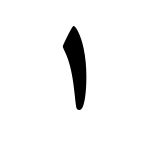
%> input picture CAs/CA2/files/persian_dataset/1.png, 150 x 150 px; its folder holds only this picture in this run
$ octave p2.m   (GNU Octave 9; MATLAB toolbox functions it lacks are replaced by stand-ins)
%> lines starting %> are read from the running program, lines starting %| are printed output that depends on the picture; in (x1, y1, x2, y2) boxes, pixels count from 0 and x2, y2 are one past the last pixel; in counts of white or black regions, pixels touching at a corner belong together; the program's own positions count from 1
files = dir('persian_dataset');

len = length(files) - 2;

TRAIN = cell(2, len);

for i = 1:len
TRAIN{1, i} = imread(fullfile(files(i + 2).folder, files(i + 2).name));
    TRAIN{2, i} = files(i + 2).name(1);
end

function grayImg = mygrayfun(colorImg)
    redChannel = colorImg(:,:,1);
    greenChannel = colorImg(:,:,2);
    blueChannel = colorImg(:,:,3);

    grayImg = 0.299 * redChannel + 0.578 * greenChannel + 0.114 * blueChannel;
end


function binaryImage = mybinaryfun(grayImage, threshold)
    binaryImage = grayImage > threshold;
    binaryImage = ~binaryImage;
end


threshold = 128;

for i = 1:size(TRAIN, 2)
    rgbImage = TRAIN{1, i};
    grayImage = mygrayfun(rgbImage);
    binaryImage = mybinaryfun(grayImage, threshold);
    TRAIN{1, i} = binaryImage;
end
%> this loop made 1 pass
%> pass 1, in mybinaryfun, `binaryImage = grayImage > threshold;`:
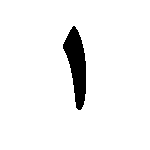
%> binaryImage: size 150x150 logical; 95.1% white; 1 black region, box (x1, y1, x2, y2) and area: (63, 26, 86, 110) 1113
%> after the loop, TRAIN = 2 items


for i = 1:size(TRAIN, 2)
    binaryImage = TRAIN{1, i};

    [rows, cols] = find(binaryImage == 1);

    if isempty(rows) || isempty(cols)
        croppedImage = binaryImage;
    else
        minRow = min(rows);
        maxRow = max(rows);
        minCol = min(cols);
        maxCol = max(cols);

        croppedImage = binaryImage(minRow:maxRow, minCol:maxCol);
    end

    resizedImage = imresize(croppedImage, [150 150]);

    TRAIN{1, i} = resizedImage;
end
%> this loop made 1 pass
%> (minRow, maxRow, minCol, maxCol) on pass 1: (27, 110, 64, 86)
%> pass 1, `croppedImage = binaryImage(minRow:maxRow, minCol:maxCol);`:
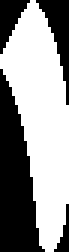
%> croppedImage: size 84x23 logical (shown 3 times larger); 57.6% white; 4 black regions, box (x1, y1, x2, y2) and area: (0, 23, 15, 84) 543, (12, 0, 23, 35) 150, (0, 0, 10, 18) 92, (18, 68, 23, 84) 34
%> pass 1, `resizedImage = imresize(croppedImage, [150 150]);`:
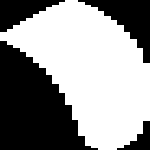
%> resizedImage: size 150x150 logical; 57.5% white; 4 black regions, box (x1, y1, x2, y2) and area: (0, 41, 98, 150) 6327, (78, 0, 150, 63) 1760, (0, 0, 65, 32) 1075, (117, 121, 150, 150) 406

save TRAININGSET TRAIN;
